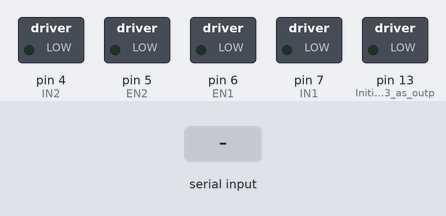
The sketch below on a simulated Arduino Uno, built with avr-gcc and run on an emulated ATmega328P. On the bench: switched loads named in the sketch (green lamp = pin HIGH). The test bench sets the inputs (shaded band).

Above: at 1.2 s.
1.3 s: "w" received over Serial
At 1.9 s:
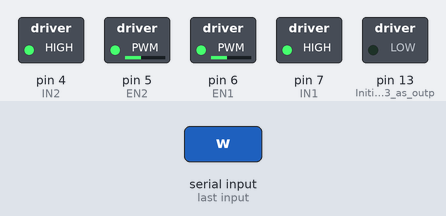
2.8 s: "x" received over Serial
At 4.0 s:
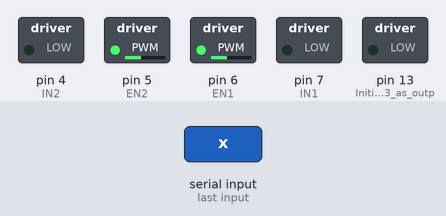
4.3 s: "a" received over Serial
At 5.3 s:
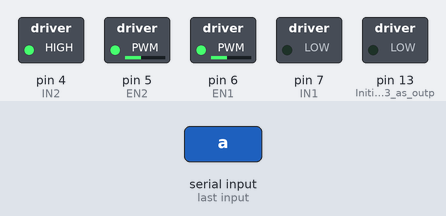
5.8 s: "d" received over Serial
At 6.5 s:
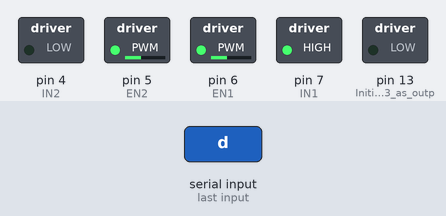
Timing chart, 0 to 8.3 s (numbered marks = the images above; inputs shaded):
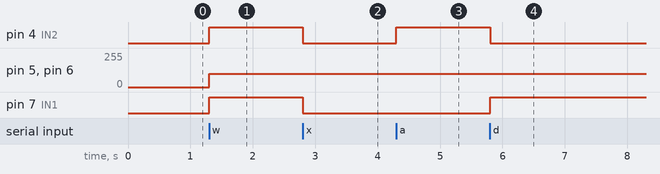

The sketch:

Motor_Driver_and_Fire_Laser.ino
```cpp
//This motor shield use Pin 6,5,7,4 to control the motor
// Simply connect your motors to M1+,M1-,M2+,M2-
// Upload the code to Arduino/Roboduino
// Through serial monitor, type 'a','s', 'w','d','x' to control the motor
// www.dfrobot.com
// Last modified on 24/12/2009

int EN1 = 6;
int EN2 = 5;  //Roboduino Motor shield uses Pin 9
int IN1 = 7;
int IN2 = 4; //Latest version use pin 4 instead of pin 8


void Motor1(int pwm, boolean reverse)
        {
          analogWrite(EN1,pwm); //set pwm control, 0 for stop, and 255 for maximum speed
         if(reverse)
         {
          digitalWrite(IN1,HIGH);
         }
        else
        {
          digitalWrite(IN1,LOW);
         }
        }

void Motor2(int pwm, boolean reverse)
        {
          analogWrite(EN2,pwm);
         if(reverse)
         {
          digitalWrite(IN2,HIGH);
         }
        else
        {
          digitalWrite(IN2,LOW);
         }
        }

void setup()
{
    int i;
   // for(i=6;i<=9;i++) //For Roboduino Motor Shield
   // pinMode(i, OUTPUT);  //set pin 6,7,8,9 to output mode

    for(i=4;i<=7;i++)  //For Arduino Motor Shield
    pinMode(i, OUTPUT);  //set pin 4,5,6,7 to output mode

    pinMode(13, OUTPUT);  // Initialize pin 13 as output for laser

    Serial.begin(9600);
}


void loop()
{
  int x,delay_en;
  char val;
  while(1)
  {
    val = Serial.read();
    if(val!=-1)
       {
          switch(val)
           {
             case 'w'://Move ahead
                        Motor1(100,true);  //You can change the speed, such as Motor(50,true)
                        Motor2(100,true);

                         break;
             case 'x'://move back
                        Motor1(100,false);
                        Motor2(100,false);
                         break;
             case 'a'://turn left
                        Motor1(100,false);
                        Motor2(100,true);
                         break;
             case 'd'://turn right
                        Motor1(100,true);
                        Motor2(100,false);
                        break;
               case 's'://stop
                        Motor1(0,false);
                        Motor2(0,false);
                         break;

           }

       }

  }
}

// Call method when fire laser command has been read in through blue tooth
void fireLaser() {
  digitalWrite(13, HIGH);
  delay(100);
  digitalWrite(13, LOW);
}
```

Measured:
- after the input at 1.3 s, pin 4 (IN2), pin 7 (IN1): LOW → HIGH at once; pin 5 (EN2), pin 6 (EN1): 0/255 → 100/255 at once
- after the input at 2.8 s, pin 4 (IN2), pin 7 (IN1): HIGH → LOW at once
- after the input at 4.3 s, pin 4 (IN2): LOW → HIGH at once
- after the input at 5.8 s, pin 4 (IN2): HIGH → LOW at once; pin 7 (IN1): LOW → HIGH at once
